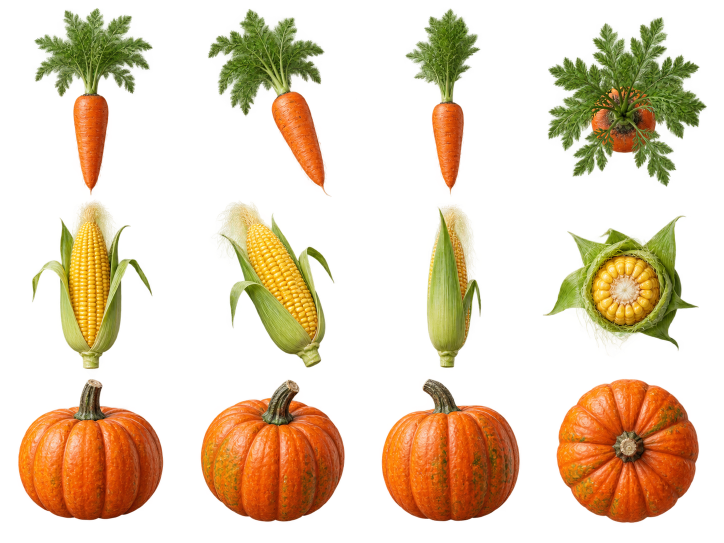
#> input picture assets/item-models/source/exec-cb21b2cc-c13e-4b0e-a81e-ddd1a0a0126b.png, 1448 x 1086 px (shown at 1/2 size)
$ python process-real-item-assets.py
#> lines starting #> are read from the running program, lines starting #| are printed output that depends on the picture
from __future__ import annotations

from collections import deque
from pathlib import Path

from PIL import Image, ImageChops, ImageFilter


ROOT = Path(__file__).resolve().parents[1]
ASSET_ROOT = ROOT / "assets" / "item-models"
GENERATED_DIR = ASSET_ROOT / "source"
MASTER_DIR = ASSET_ROOT / "sprites" / "master"
RUNTIME_DIR = ASSET_ROOT / "sprites" / "runtime"

# Source image, then three row labels. All sheets use front / three-quarter /
# side / top from left to right. Later sheets deliberately supersede duplicates.
SHEETS = {
    "exec-cb21b2cc-c13e-4b0e-a81e-ddd1a0a0126b.png": ("carrot", "corn", "pumpkin"),
    "exec-11146237-9fd3-4802-a34d-50d655ec9679.png": ("carrot", "bread", "berry"),
    "exec-73d075c1-43e8-4ae4-85ef-7101d48e0a53.png": ("corn", "mushroom", "pumpkin"),
    "exec-5ba8231a-3832-4794-b5e2-427f45998106.png": ("eggplant", "milk", "egg"),
    "exec-0d606dd4-d1d4-4b47-9070-763278b872d9.png": ("pepper", "potato", "glass"),
    "exec-e43e2fc5-9ca8-4623-9f5b-00b1a5243b8e.png": ("cup", "mug", "bottle"),
    "exec-4e94a08c-6c00-456f-b640-b8d24d12ce34.png": ("tumbler", "glass", "thermos"),
    "exec-9e8c3cf7-23c9-4f91-98ea-611b9abeb458.png": ("teacup", "canteen", "bottle"),
    "exec-832dec32-0751-4591-9925-3825c31ebce9.png": ("cake", "donut", "candy"),
    "exec-93ef00a8-e7c6-4189-852b-cf614bb5a7ac.png": ("cookie", "icecream", "pudding"),
    "exec-657c0538-18dd-40a5-a98c-cea0a2720b89.png": ("macaron", "cupcake", "macaron"),
    "exec-generated-20260813-tomato-cucumber-onion-clean.png": ("tomato", "cucumber", "onion"),
    "exec-generated-20260813-broccoli-radish-garlic-clean-nogrid.png": ("broccoli", "radish", "garlic"),
    # The v4 sheets share one photorealistic studio setup.  They intentionally
    # come last so these regenerated models replace the weakest mixed-batch
    # sprites while the remainder of the complete 45-item atlas is preserved.
    "photoreal-v4-produce.png": ("tomato", "cucumber", "onion"),
    "photoreal-v4-cups.png": ("tumbler", "glass", "thermos"),
    "photoreal-v4-kitchen.png": ("carrot", "bread", "berry"),
    "photoreal-v4-desserts.png": ("cake", "donut", "cupcake"),
    "photoreal-v5-produce-additions.png": ("cherry", "lime", "zucchini"),
    "photoreal-v5-cups-additions.png": ("wine-glass", "mason-jar", "enamel-mug"),
    "photoreal-v5-kitchen-additions.png": ("cheese", "rolling-pin", "whisk"),
    "photoreal-v5-dessert-additions.png": ("croissant", "fruit-tart", "chocolate"),
}

ALIASES: dict[str, str] = {}
VIEWS = ("front", "three-quarter", "side", "top")


def refine_external_alpha(image: Image.Image) -> Image.Image:
    """Remove the one-pixel colored matte without flattening real materials.

    Generated glass and cream can legitimately contain partial alpha inside
    the silhouette, so only the *outside* edge is tightened and feathered.
    This keeps transparent glass believable while removing red/green key-color
    fringes that become obvious against the warm game background.
    """
    alpha = image.getchannel("A")
    silhouette = alpha.point(lambda value: 255 if value > 12 else 0)
    interior = silhouette.filter(ImageFilter.MinFilter(3))
    feathered = interior.filter(ImageFilter.GaussianBlur(0.65))
    cleaned = ImageChops.multiply(alpha, feathered)
    output = image.copy()
    output.putalpha(cleaned)
    return output


def normalize_cell(cell: Image.Image, canvas_size: int = 512, object_size: int = 452) -> Image.Image:
    alpha = cell.getchannel("A")
    width, height = alpha.size
    pixels = alpha.load()
    seen = bytearray(width * height)
    largest: list[int] = []
    for y in range(height):
        for x in range(width):
            start = y * width + x
            if seen[start] or pixels[x, y] <= 8:
                continue
            queue = deque([start])
            seen[start] = 1
            component: list[int] = []
            while queue:
                index = queue.popleft()
                component.append(index)
                px, py = index % width, index // width
                for nx, ny in ((px - 1, py), (px + 1, py), (px, py - 1), (px, py + 1)):
                    neighbor = ny * width + nx
                    if 0 <= nx < width and 0 <= ny < height and not seen[neighbor] and pixels[nx, ny] > 8:
                        seen[neighbor] = 1
                        queue.append(neighbor)
            if len(component) > len(largest):
                largest = component
    if not largest:
        raise ValueError("Turnaround cell contains no visible subject")

    # A few source sheets deliberately use a generous grid; soft antialiasing
    # can still let a neighbouring cell peek across the border. Keep only the
    # dominant connected object for this cell so a cup never inherits a sliver
    # of the mug placed directly underneath it.
    isolated = Image.new("RGBA", cell.size, (0, 0, 0, 0))
    source = cell.load()
    target = isolated.load()
    for index in largest:
        x, y = index % width, index // width
        target[x, y] = source[x, y]
    bbox = isolated.getchannel("A").getbbox()
    if bbox is None:
        raise ValueError("Turnaround cell contains no visible subject")
    subject = isolated.crop(bbox)
    scale = min(object_size / subject.width, object_size / subject.height)
    subject = subject.resize(
        (max(1, round(subject.width * scale)), max(1, round(subject.height * scale))),
        Image.Resampling.LANCZOS,
    )
    canvas = Image.new("RGBA", (canvas_size, canvas_size), (0, 0, 0, 0))
    canvas.alpha_composite(subject, ((canvas_size - subject.width) // 2, (canvas_size - subject.height) // 2))
    return refine_external_alpha(canvas)


def write_sprite(item: str, view: str, master: Image.Image) -> None:
    master.save(MASTER_DIR / f"{item}-{view}.png", optimize=True)
    master.resize((256, 256), Image.Resampling.LANCZOS).save(
        RUNTIME_DIR / f"{item}-{view}.webp", format="WEBP", quality=88, method=6
    )


def main() -> None:
    MASTER_DIR.mkdir(parents=True, exist_ok=True)
    RUNTIME_DIR.mkdir(parents=True, exist_ok=True)
    for directory, extension in ((MASTER_DIR, "*.png"), (RUNTIME_DIR, "*.webp")):
        for path in directory.glob(extension):
            path.unlink()
#> pass 2 of the loop in main, `for directory, extension in ((MASTER_DIR, "*.png"), (RUNTIME_DIR, "*.w..`:

    sprites: dict[str, dict[str, Image.Image]] = {}
    for source_name, item_rows in SHEETS.items():
        image = Image.open(GENERATED_DIR / source_name).convert("RGBA")
#> image is the input picture: PIL image 1448x1086 RGBA; mean R, G, B, A 64.6, 44.8, 14.5, 80
        # Generated sheets can have a one-pixel rounding remainder. Split by
        # proportional boundaries so the final row/column still receives the
        # complete subject instead of rejecting an otherwise valid atlas.
        cell_width, cell_height = image.width / 4, image.height / 3
#> cell_width = 362; cell_height = 362
        for row, item in enumerate(item_rows):
            item_sprites = sprites.setdefault(item, {})
            for column, view in enumerate(VIEWS):
                left = round(column * cell_width)
                top = round(row * cell_height)
                right = round((column + 1) * cell_width)
                bottom = round((row + 1) * cell_height)
                cell = image.crop((left, top, right, bottom))
                item_sprites[view] = normalize_cell(cell)
#> this loop made 3 passes
#> pass 1, in normalize_cell, `alpha = cell.getchannel("A")`:
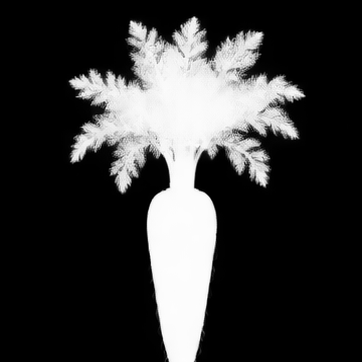
#> alpha: PIL image 362x362 L; min 0, max 255, mean 56.3
#> pass 1, in normalize_cell, `subject = isolated.crop(bbox)`:
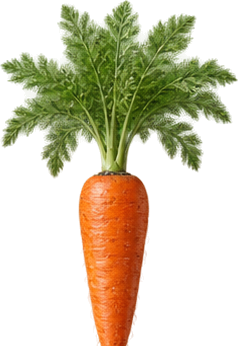
#> subject: PIL image 238x346 RGBA; mean R, G, B, A 52.4, 46.1, 14.7, 89.3; transparent parts drawn white
#> pass 1, in normalize_cell, `subject = subject.resize( (max(1, round(subject.width * scale)), max(1..`:
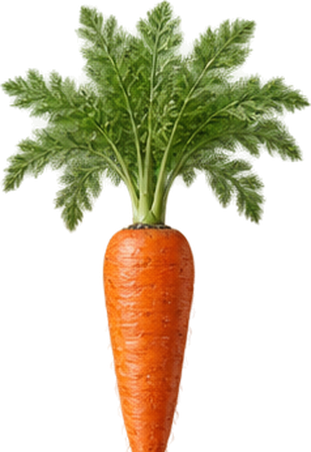
#> subject: PIL image 311x452 RGBA; mean R, G, B, A 53.6, 47.1, 14.8, 89.3; transparent parts drawn white
#> after the loop:
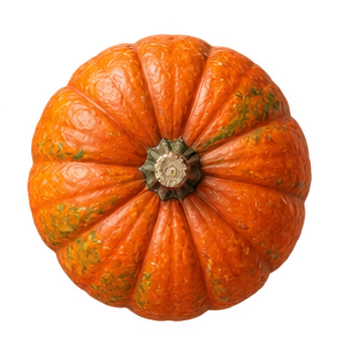
#> cell: PIL image 362x362 RGBA; mean R, G, B, A 103.9, 46.2, 12.5, 121.3; transparent parts drawn white
#> pass 2 of the loop in main, `for source_name, item_rows in SHEETS.items():`:
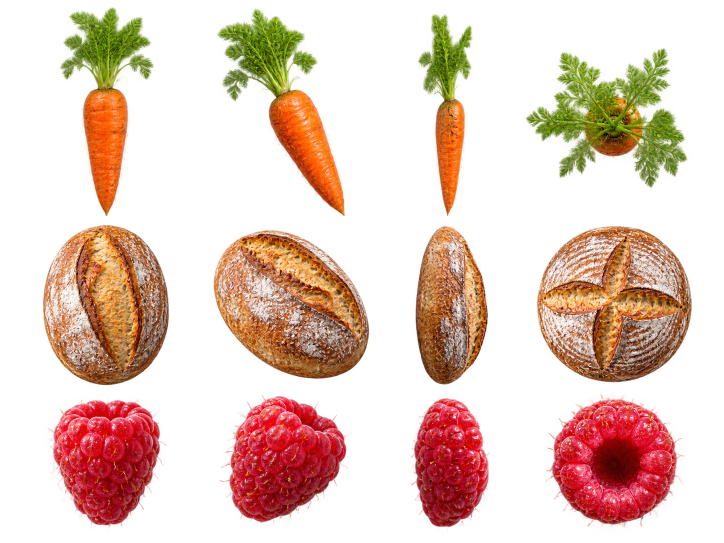
#> input picture assets/item-models/source/exec-11146237-9fd3-4802-a34d-50d655ec9679.png, 1448 x 1086 px (shown at 1/2 size)
#> in main, image is the input picture: PIL image 1448x1086 RGBA; mean R, G, B, A 71.6, 39, 22.5, 84
#> the loop in main, `for row, item in enumerate(item_rows):` made 3 passes
#> pass 1, in normalize_cell (call 13), `subject = subject.resize( (max(1, round(subject.width * scale)), max(1..`:
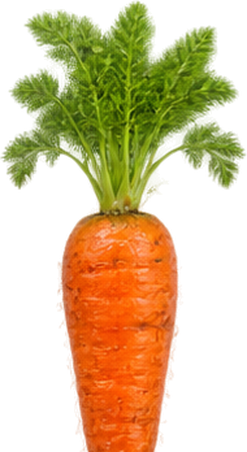
#> subject: PIL image 247x452 RGBA; mean R, G, B, A 81.5, 60.4, 9.8, 108.6; transparent parts drawn white
#> after the loop in main, `for row, item in enumerate(item_rows):`:
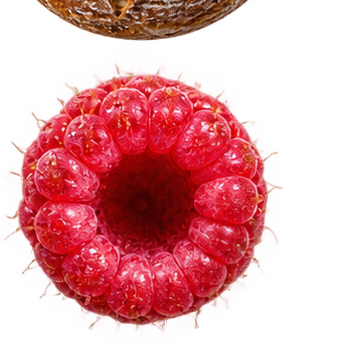
#> cell: PIL image 362x362 RGBA; mean R, G, B, A 102.8, 24.6, 27.6, 104.2; transparent parts drawn white
#> pass 3 of the loop in main, `for source_name, item_rows in SHEETS.items():`:
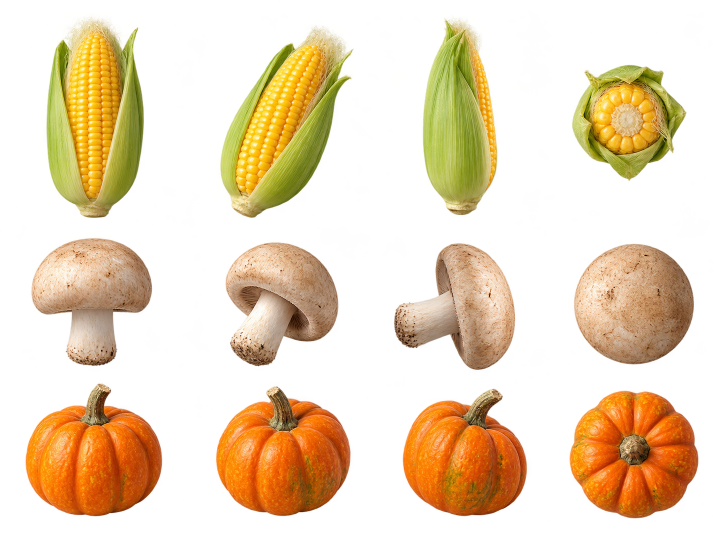
#> input picture assets/item-models/source/exec-73d075c1-43e8-4ae4-85ef-7101d48e0a53.png, 1448 x 1086 px (shown at 1/2 size)
#> in main, image is the input picture: PIL image 1448x1086 RGBA; mean R, G, B, A 82.1, 58.8, 25.8, 89
#> the loop in main, `for row, item in enumerate(item_rows):` made 3 passes
#> pass 1, in refine_external_alpha (call 25), `alpha = image.getchannel("A")`:
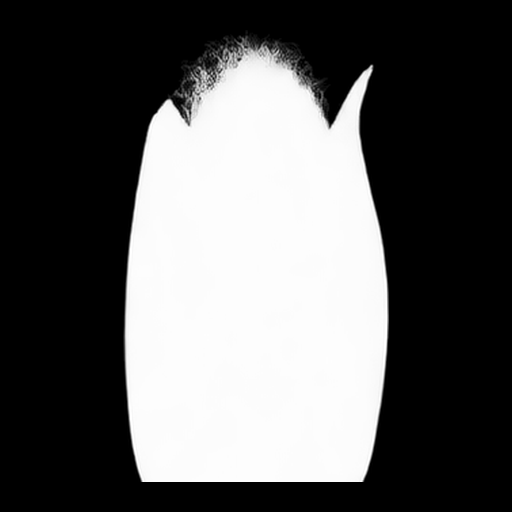
#> alpha: PIL image 512x512 L; min 0, max 255, mean 93.5
#> after the loop in main, `for row, item in enumerate(item_rows):`:
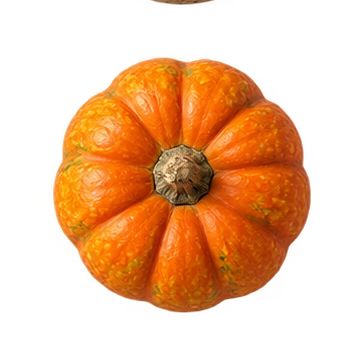
#> cell: PIL image 362x362 RGBA; mean R, G, B, A 92.3, 43.3, 8.3, 97.4; transparent parts drawn white
#> the loop made 7 passes; the first 3 are shown

    for item, views in sprites.items():
        for view, master in views.items():
            write_sprite(item, view, master)
    for item, source_item in ALIASES.items():
        for view, master in sprites[source_item].items():
            write_sprite(item, view, master)

    print(f"Wrote {sum(1 for _ in MASTER_DIR.glob('*.png'))} master sprites and {sum(1 for _ in RUNTIME_DIR.glob('*.webp'))} runtime sprites")


if __name__ == "__main__":
#> (the run stopped early here; a loop or call above may not have finished)
